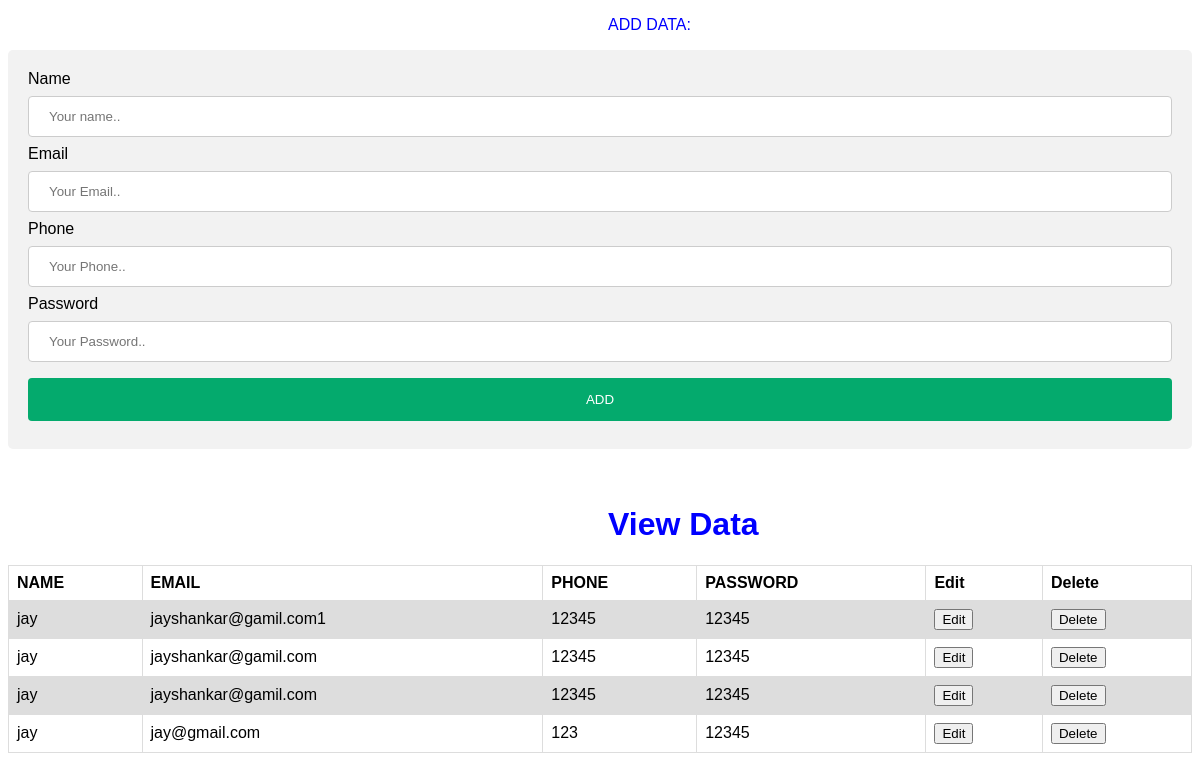
The page / on the database its author committed.
### myapp/models.py (models this page shows, shortened)
class User(models.Model):
    name=models.CharField(max_length=30)
    email=models.EmailField()
    phone=models.CharField(max_length=15)
    password=models.CharField(max_length=20)

### myapp/views.py (the view, shortened to what this page needs)
# urls.py: path('',views.index,name='index'),
def index(request):
    uid=User.objects.all()
    return render(request,'index.html',{'uid':uid})

### myapp/templates/index.html (shortened to what this page needs)
<!DOCTYPE html>
<html>
<body>
<p style="margin-left: 600px; color: blue;">ADD DATA:</p>
<div class="container">
  <form action="{% url 'index' %}" method="post">
    <label for="fname">Name</label>
    <input type="text"  name="name" placeholder="Your name..">
    <label for="lname">Email</label>
    <input type="text" name="email" placeholder="Your Email..">
    <label for="lname">Phone</label>
    <input type="text"  name="phone" placeholder="Your Phone..">
    <label for="lname">Password</label>
    <input type="text" name="password" placeholder="Your Password..">
    <input type="submit" value="ADD">
  </form>
</div>
<br>
<br>
<h1 style="margin-left: 600px; color: blue;">View Data
</h1>
<table>
  <tr>
    <th>NAME</th>
    <th>EMAIL</th>
    <th>PHONE</th>
    <th>PASSWORD</th>
    <th>Edit</th>
    <th>Delete</th>
  </tr>
  {% for one in uid%}
  <tr>
    <td>{{one.name}}</td>
    <td>{{one.email}}</td>
    <td>{{one.phone}}</td>
    <td>{{one.password}}</td>
    <td><a href="{% url 'edit' one.id %}"><button type="button">Edit</button></a></td>
    <td><a href="{% url 'delete' one.id %}"><button type="button">Delete</button></a></td>
  </tr>
  {% endfor%}
</table>
</body>
</html>

### myapp/templates/index.html (style rules this page uses)
body { font-family: Arial; }
input[type=text], select { width: 100%; padding: 12px 20px; margin: 8px 0; display: block; border: 1px solid #ccc; border-radius: 4px; box-sizing: border-box; }
input[type=submit] { width: 100%; background-color: #04AA6D; color: white; padding: 14px 20px; margin: 8px 0; border: none; border-radius: 4px; cursor: pointer; }
div.container { border-radius: 5px; background-color: #f2f2f2; padding: 20px; }
table { font-family: arial, sans-serif; border-collapse: collapse; width: 100%; }
td, th { border: 1px solid #dddddd; text-align: left; padding: 8px; }
tr:nth-child(even) { background-color: #dddddd; }

### rows shown on the page
User: name "jay", email "jayshankar@gamil.com1", phone "12345", password "12345"
User: name "jay", email "jayshankar@gamil.com", phone "12345", password "12345"
User: name "jay", email "jayshankar@gamil.com", phone "12345", password "12345"
User: name "jay", email "jay@gmail.com", phone "123", password "12345"
